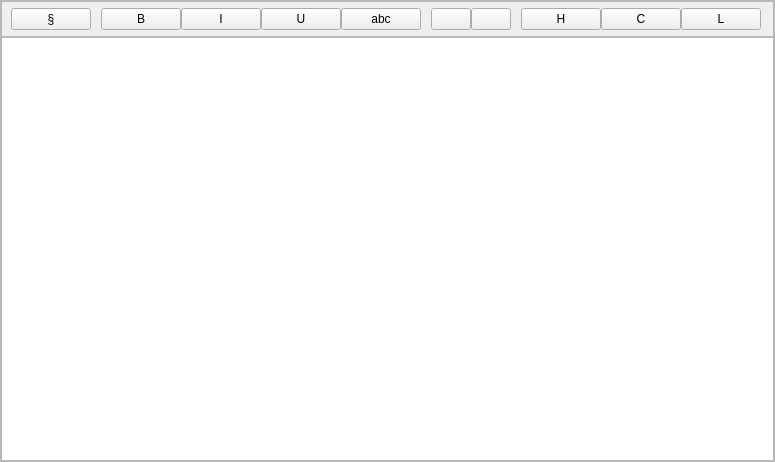
<?xml version="1.0" encoding="UTF-8"?>
<ui version="4.0">
 <class>TextBox</class>
 <widget class="QWidget" name="TextBox">
  <property name="geometry">
   <rect>
    <x>0</x>
    <y>0</y>
    <width>662</width>
    <height>462</height>
   </rect>
  </property>
  <property name="windowTitle">
   <string>Form</string>
  </property>
  <layout class="QHBoxLayout" name="horizontalLayout_2">
   <property name="spacing">
    <number>0</number>
   </property>
   <property name="leftMargin">
    <number>0</number>
   </property>
   <property name="topMargin">
    <number>0</number>
   </property>
   <property name="rightMargin">
    <number>0</number>
   </property>
   <property name="bottomMargin">
    <number>0</number>
   </property>
   <item>
    <widget class="QFrame" name="frame">
     <property name="frameShape">
      <enum>QFrame::StyledPanel</enum>
     </property>
     <property name="frameShadow">
      <enum>QFrame::Raised</enum>
     </property>
     <layout class="QVBoxLayout" name="verticalLayout">
      <property name="spacing">
       <number>0</number>
      </property>
      <property name="leftMargin">
       <number>0</number>
      </property>
      <property name="topMargin">
       <number>0</number>
      </property>
      <property name="rightMargin">
       <number>0</number>
      </property>
      <property name="bottomMargin">
       <number>0</number>
      </property>
      <item>
       <widget class="QFrame" name="icon_frame">
        <property name="frameShape">
         <enum>QFrame::StyledPanel</enum>
        </property>
        <property name="frameShadow">
         <enum>QFrame::Raised</enum>
        </property>
        <layout class="QHBoxLayout" name="horizontalLayout">
         <property name="spacing">
          <number>0</number>
         </property>
         <property name="topMargin">
          <number>6</number>
         </property>
         <property name="rightMargin">
          <number>12</number>
         </property>
         <property name="bottomMargin">
          <number>6</number>
         </property>
         <item>
          <widget class="QPushButton" name="btn_style">
           <property name="text">
            <string>§</string>
           </property>
          </widget>
         </item>
         <item>
          <widget class="QWidget" name="widget" native="true">
           <property name="minimumSize">
            <size>
             <width>10</width>
             <height>0</height>
            </size>
           </property>
           <property name="maximumSize">
            <size>
             <width>10</width>
             <height>16777215</height>
            </size>
           </property>
          </widget>
         </item>
         <item>
          <widget class="QPushButton" name="btn_bold">
           <property name="text">
            <string>B</string>
           </property>
           <property name="checkable">
            <bool>true</bool>
           </property>
          </widget>
         </item>
         <item>
          <widget class="QPushButton" name="btn_italic">
           <property name="text">
            <string>I</string>
           </property>
           <property name="checkable">
            <bool>true</bool>
           </property>
          </widget>
         </item>
         <item>
          <widget class="QPushButton" name="btn_underline">
           <property name="text">
            <string>U</string>
           </property>
           <property name="checkable">
            <bool>true</bool>
           </property>
          </widget>
         </item>
         <item>
          <widget class="QPushButton" name="btn_strikethrough">
           <property name="text">
            <string>abc</string>
           </property>
           <property name="checkable">
            <bool>true</bool>
           </property>
          </widget>
         </item>
         <item>
          <widget class="QWidget" name="widget_3" native="true">
           <property name="minimumSize">
            <size>
             <width>10</width>
             <height>0</height>
            </size>
           </property>
           <property name="maximumSize">
            <size>
             <width>10</width>
             <height>16777215</height>
            </size>
           </property>
          </widget>
         </item>
         <item>
          <widget class="QPushButton" name="btn_superscript">
           <property name="text">
            <string/>
           </property>
           <property name="checkable">
            <bool>true</bool>
           </property>
          </widget>
         </item>
         <item>
          <widget class="QPushButton" name="btn_subscript">
           <property name="text">
            <string/>
           </property>
           <property name="checkable">
            <bool>true</bool>
           </property>
          </widget>
         </item>
         <item>
          <widget class="QWidget" name="widget_2" native="true">
           <property name="minimumSize">
            <size>
             <width>10</width>
             <height>0</height>
            </size>
           </property>
           <property name="maximumSize">
            <size>
             <width>10</width>
             <height>16777215</height>
            </size>
           </property>
          </widget>
         </item>
         <item>
          <widget class="QPushButton" name="btn_highlight">
           <property name="text">
            <string>H</string>
           </property>
          </widget>
         </item>
         <item>
          <widget class="QPushButton" name="btn_color">
           <property name="text">
            <string>C</string>
           </property>
          </widget>
         </item>
         <item>
          <widget class="QPushButton" name="btn_list">
           <property name="text">
            <string>L</string>
           </property>
          </widget>
         </item>
         <item>
          <spacer name="horizontalSpacer">
           <property name="orientation">
            <enum>Qt::Horizontal</enum>
           </property>
           <property name="sizeHint" stdset="0">
            <size>
             <width>40</width>
             <height>20</height>
            </size>
           </property>
          </spacer>
         </item>
        </layout>
       </widget>
      </item>
      <item>
       <widget class="QTextEdit" name="textEdit"/>
      </item>
     </layout>
    </widget>
   </item>
  </layout>
 </widget>
 <resources/>
 <connections/>
</ui>
